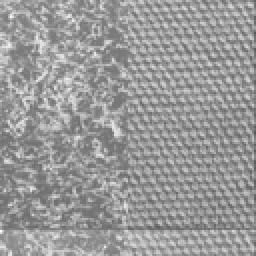
%> input picture d9d77.gif, 128 x 128 px, shrunk from 513 x 512 before the run (shown 2 times larger)
$ octave trial5.m   (GNU Octave 9; MATLAB toolbox functions it lacks are replaced by stand-ins)
%> lines starting %> are read from the running program, lines starting %| are printed output that depends on the picture; in (x1, y1, x2, y2) boxes, pixels count from 0 and x2, y2 are one past the last pixel; in counts of white or black regions, pixels touching at a corner belong together; the program's own positions count from 1
### csGauss.m
%%%%%%%%%%%%% csGauss.m file %%%%%%%%%%%%%%%%%%%%%%%%%%%%%%%%%%%%%%%%%%%%%
% Purpose:
%       To compute circular symmetric gaussian function
%
% Input Variables:
%      sig      Input sigma for the function
%      range    Range for the width of the array
%
% Returned Results:
%      gx       gaussian output in x direction
%      gy       gaussian output in y direction
%
% Processing Flow:
%      1.  Compute the range of x and y.
%      2.  Compute gx,gy using x and y.
%
%  Restrictions/Notes:
%     None
%
%  The following functions are called:
%      None
%
%  Author:      Mandar Parab, Amogh Adishesha and Lyuzhou Zhuang
%  Date:        04/09/2017
%%%%%%%%%%%%%%%%%%%%%%%%%%%%%%%%%%%%%%%%%%%%%%%%%%%%%%%%%%%%%%%%%%%%%%%%%%%

function [ gx,gy ] = csGauss( sig,range )

x  =  -(sig*range):(sig*range);

y  =  -(sig*range):(sig*range);

gx=zeros(size(x));gy=zeros(size(y));

den = (sqrt(2*pi)*sig);

for i=1:length(x)
   gx(i)    =   (exp(-(x(i)^2)/(2*(sig^2))))/den;
end

for i=1:length(y)
   gy(i)    =   (exp(-(y(i)^2)/(2*(sig^2))))/den;
end

end

### GEF_lma.m
%%%%%%%%%%%%% GEF_lma.m file %%%%%%%%%%%%%%%%%%%%%%%%%%%%%%%%%%%%%%%%%%%%%
% Purpose:
%       To compute gabor filter
%
% Input Variables:
%      sig      Input sigma for the function
%      range    Range for the width of the array
%       F       Input F for GEF function
%       theta   Input angle for GEF function
%
% Returned Results:
%      hx       Output in x direction
%      hy       Output in y direction
%      hrx       Output in x direction real part
%      hry       Output in y direction real part
%      hix       Output in x direction imaginary part
%      hiy       Output in y direction imaginary part
%
% Processing Flow:
%      1.  Compute the range of x,y,U and V.
%      2.  Compute gx,gy using csGauss function.
%      3.  Compute GEF using above results.Calculate real and imaginary
%      parts separately or can calculate together
%      4.  If outputs called is 2 then return results of hx and hy only.
%
% Functions called:
%       csGauss.m function to calculate circular gaussian
%
%  Restrictions/Notes:
%     None
%
%  The following functions are called:
%      None
%
%  Author:      Mandar Parab, Amogh Adishesha and Lyuzhou Zhuang
%  Date:        04/09/2017
%%%%%%%%%%%%%%%%%%%%%%%%%%%%%%%%%%%%%%%%%%%%%%%%%%%%%%%%%%%%%%%%%%%%%%%%%%%

function [ hx,hy,hrx,hix,hry,hiy ] = GEF_lma( F,theta,sig,range )

x  =  -(sig*range):(sig*range);
y  =  -(sig*range):(sig*range);

U  =  F*cosd(theta);
V  =  F*sind(theta);

[ gx,gy ] = csGauss( sig,range );

hx=zeros(size(x));hy=zeros(size(y));
hrx=hx;hix=hx;hry=hy;hiy=hy;

for i=1:length(x)
   hx(i)    =   exp(1i*2*pi*U*x(i))*gx(i);  % real and imaginary part together
   % real and imaginary part calculated separatly
   hrx(i)   =   cos(2*pi*U*x(i))*gx(i);     %real
   hix(i)   =   sin(2*pi*U*x(i))*gx(i);     %imaginary
end

for i=1:length(y)
   hy(i)    =   exp(1i*2*pi*V*y(i))*gy(i); % real and imaginary part together
   % real and imaginary part calculated separatly
   hry(i)   =   cos(2*pi*V*y(i))*gy(i);     %real
   hiy(i)   =   sin(2*pi*V*y(i))*gy(i);     %imaginary
end

if nargout == 2
   hx=hx;
   hy=hy;
end

end

### conv_lma.m
%%%%%%%%%%%%% conv_lma.m file %%%%%%%%%%%%%%%%%%%%%%%%%%%%%%%%%%%%%%%%%%%%%
% Purpose:
%       To compute 1D-convolution
%
% Input Variables:
%      sig      Input sigma for the function
%      range    Range for the width of the array
%       f1      Input image
%       h       GEF table
%       dir     type of convolution(x direction,y or computing absolute)
%
% Returned Results:
%      f2       Output result
%
% Processing Flow:
%      1.  Check the type of dir and calculate start and end points for
%      loop. Use the original image for convoultion.
%      2.  Compute product of image pixel and reverse of h array and add it
%      to all iterated pixel.
%      3.  Substitute this value in the center pixel in every iteration.
%      4.  For abs, calculate absolute value for each pixel.
%
% Functions called:
%       None
%
%  Restrictions/Notes:
%     None
%
%  The following functions are called:
%      None
%
%  Author:      Mandar Parab, Amogh Adishesha and Lyuzhou Zhuang
%  Date:        04/09/2017
%%%%%%%%%%%%%%%%%%%%%%%%%%%%%%%%%%%%%%%%%%%%%%%%%%%%%%%%%%%%%%%%%%%%%%%%%%%


function [ f2 ] = conv_lma( sig,range,f1,h,dir )

ind = sig*range;
ind1 = ind+1;
[r,c]=size(f1);
f2=f1;

if strcmp(dir,'row') == 1
    for i=ind1:r-ind
        for j=1:c
                tmp=0;
            for k = -ind:ind
                c1 = f1(i+k,j)*h((ind1)-k);
                tmp = tmp+c1;
            end
                f2(i,j) = tmp;
        end
    end
end


if strcmp(dir,'col') == 1
    for i=1:r
        for j=ind1:c-ind
                tmp=0;
            for k = -ind:ind
                c1 = f1(i,j+k)*h((ind1)-k);
                tmp = tmp+c1;
            end
                f2(i,j) = tmp;
        end
    end
end

if strcmp(dir,'abs') == 1
    for i=1:r
        for j=1:c
        f2(i,j) = abs(f1(i,j));
        end
    end
end


end

### adjust_lma.m
%%%%%%%%%%%%% adjust_lma.m file %%%%%%%%%%%%%%%%%%%%%%%%%%%%%%%%%%%%%%%%%%%%%
% Purpose:
%       To compute adjusted image
%
% Input Variables:
%      sig      Input sigma for the function
%      range    Range for the width of the array
%       mf      multiplying factor
%       I input image
%
% Returned Results:
%      O       output image
%
% Processing Flow:
%      1.  Compute zero padded image.
%
%  Restrictions/Notes:
%     None
%
%  The following functions are called:
%      None
%
%  Author:      Mandar Parab, Amogh Adishesha and Lyuzhou Zhuang
%  Date:        04/09/2017
%%%%%%%%%%%%%%%%%%%%%%%%%%%%%%%%%%%%%%%%%%%%%%%%%%%%%%%%%%%%%%%%%%%%%%%%%%%
function [ O ] = adjust_lma( I,sigm,range,mf )

[r,c] = size(I);
ind = mf*sigm*range;
ind1 = ind+1;
O=zeros(size(I));
for i=ind1:r-ind
        for j=ind1:c-ind
            O(i,j) = I(i,j);
        end
end
end

### threshold_lma.m
%%%%%%%%%%%%% threshold_lma.m file %%%%%%%%%%%%%%%%%%%%%%%%%%%%%%%%%%%
% Purpose:
%       To compute thresholded image
%
% Input Variables:
%      th    Input Threshold
%       I    Input image
%
% Returned Results:
%      O       Output image
%
% Processing Flow:
%      1.  Compute turn on the pixel of output image if the value of input
%       image is above threshold else turn it off.
%
%  Restrictions/Notes:
%     None
%
%  The following functions are called:
%      None
%
%  Author:      Mandar Parab, Amogh Adishesha and Lyuzhou Zhuang
%  Date:        04/09/2017
%%%%%%%%%%%%%%%%%%%%%%%%%%%%%%%%%%%%%%%%%%%%%%%%%%%%%%%%%%%%%%%%%%%%%%%%%%%

function [ O ] = threshold_lma( I,th )
O = zeros(size(I));
[r,c] = size(I);
for i=1:r
        for j=1:c
            if I(i,j) > th
            O(i,j) = 255;
            end
        end
end


end

### Superimpose_lma.m
%%%%%%%%%%%%% Superimpose_lma.m file %%%%%%%%%%%%%%%%%%%%%%%%%%%%%%%%%%%
% Purpose:
%       To compute superimposed image
%
% Input Variables:
%      f1    Original Input Image
%      M4    processed Image
%
% Returned Results:
%      Ir       Superimposed Output image
%
% Processing Flow:
%      1.  Determine the edge of the processed image.
%      2.  Superimpose the edge on the original image.
%
% Functions called:
%       Edge.m   Function to detect edge by canny edge detection
%
%  Restrictions/Notes:
%     None
%
%  The following functions are called:
%      None
%
%  Author:      Mandar Parab, Amogh Adishesha and Lyuzhou Zhuang
%  Date:        04/09/2017
%%%%%%%%%%%%%%%%%%%%%%%%%%%%%%%%%%%%%%%%%%%%%%%%%%%%%%%%%%%%%%%%%%%%%%%%%%%
function [ Ir ] = Superimpose_lma( f1,M4 )

Ir=f1;
BW = edge(M4,'Canny');
[r,c] = size(f1);
for i=1:r
    for j=1:c
        if BW(i,j)==1
            Ir(i,j)=255;
        end
    end
end

end

### trial5.m
clc;clear all;

f=imread('d9d77.gif');
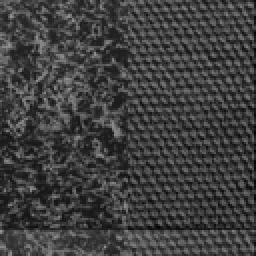
%> f: size 128x128 uint8 (shown 2 times larger); min 0, max 148, mean 62.9
[r,c]=size(f);
%> r = 128; c = 128

f1=zeros(size(f));
for x=1:r
    for y=1:c
        if f(x,y)==1
            f1(x,y) = f(x,y);
        end
    end
end
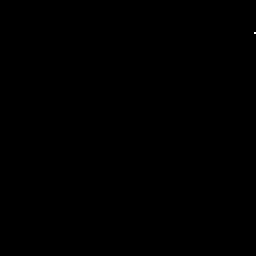
%> f1: size 128x128 double (shown 2 times larger); values 0 (black) and 1 (white), 0.01% white in thin lines or dots, all inside (x1, y1, x2, y2) = (127, 16, 128, 17)

% imshow(f1)

sigm=36;
range=2;
F = 0.063;
theta = 60;


[ hx,hy ] = GEF_lma( F,theta,sigm,range );

[ I1 ] = conv_lma( sigm,range,f1,hx,'row' );

[ I2 ] = conv_lma( sigm,range,I1,hy,'col' );

[ M ] = conv_lma( sigm,range,I2,hx,'abs' );

% [5 lines of commented-out code are left out]
mf=2;
[ M3 ] = adjust_lma( M,sigm,range,mf );
%> after the loop in adjust_lma, `for i=ind1:r-ind`: O: size 128x128 double; every value is 0

th=12;
[ M4 ] = threshold_lma( M,th );

[ Ir ] = Superimpose_lma( f1,M4 );
%> in Superimpose_lma, `BW = edge(M4,'Canny');`: BW: size 128x128 logical; every value is 0

ind = mf*sigm*range;
ind1 = ind+1;
I=Ir(ind1:r-ind,ind1:c-ind);
%> I = []

% % figure
% % mesh(f1)
% % % colormap(jet)    % change color map
figure
mesh(M3)
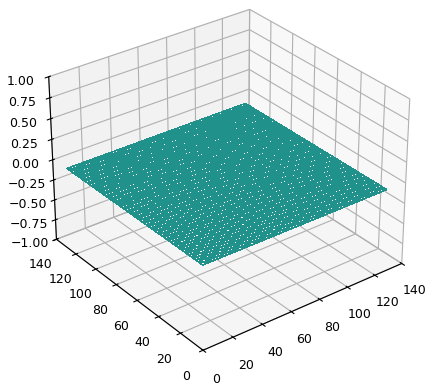
%> figure redrawn from the program's plot data
figure
imshow(I)

% % % colormap(jet)    % change color map
